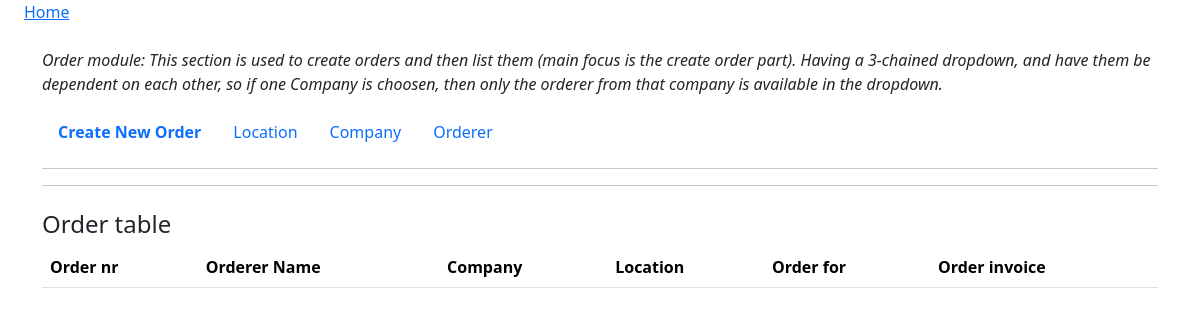
The page /order_summary_list/ on the database as committed earlier.
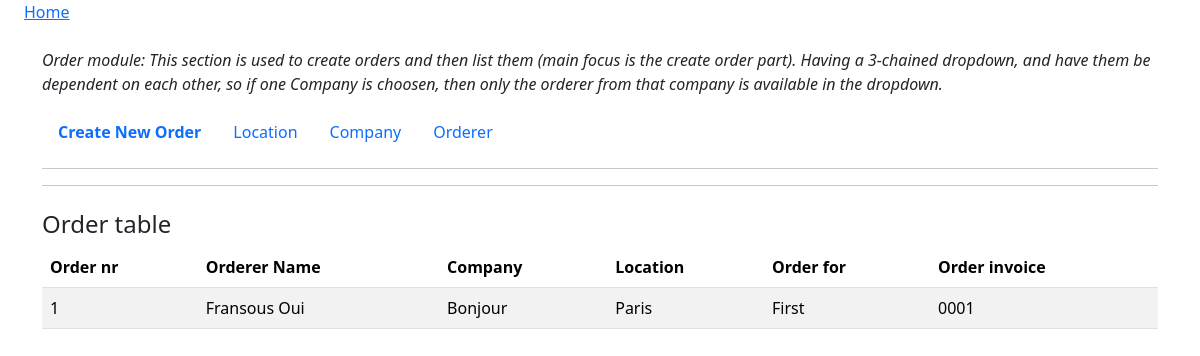
The same page on the database as committed later.
### htmx_tests/models.py (models this page shows, shortened)
class OrderSummary(models.Model):
    order_number = models.IntegerField()
    order_for = models.CharField(max_length=200)
    order_invoice = models.CharField(max_length=200)
    location = models.ForeignKey(Location, on_delete=models.CASCADE)
    company = models.ForeignKey(Company, on_delete=models.CASCADE)
    orderer = models.ForeignKey(Orderer, on_delete=models.CASCADE)
    class Meta:
        unique_together = ('location', 'order_number')

class Orderer(models.Model):
    orderer = models.CharField(max_length=50)
    company = models.ForeignKey(Company, on_delete=models.CASCADE)
    def __str__(self):
        return self.orderer

class Company(models.Model):
    name = models.CharField(max_length=50)
    location = models.ForeignKey(Location, on_delete=models.CASCADE)
    def __str__(self):
        return self.name

class Location(models.Model):
    place = models.CharField(max_length=100, unique=True)
    def __str__(self):
        return self.place

### htmx_tests/views.py (the view)
# urls.py: path("order_summary_list/", views.order_summary_list, name="order_summary_list"),
def order_summary_list(request):
    order_summary = OrderSummary.objects.all()
    return render(request, 'htmx_tests/order_summary.html',{
        'order_summary':order_summary,
    })

### htmx_tests/templates/htmx_tests/order_summary.html
{% extends 'base.html' %}
{% block content %}
<div class="container mt-4">
    <p class="fst-italic">
        Order module: This section is used to create orders and then list them (main focus is the create order part).
        Having a 3-chained dropdown, and have them be dependent on each other,
        so if one Company is choosen, then only the orderer from that company is
        available in the dropdown.
    </p>
    <ul class="nav nab-tabs">
        <li class="nav-item fw-bold">
            <a class="nav-link" href="{% url 'htmx_tests:new_order' %}">Create New Order</a>
        </li>
        <li class="nav-item">
            <a class="nav-link" href="{% url 'htmx_tests:location_list' %}">Location</a>
        </li>
        <li class="nav-item">
            <a class="nav-link" href="{% url 'htmx_tests:company_list' %}">Company</a>
        </li>
        <li class="nav-item">
            <a class="nav-link" href="{% url 'htmx_tests:orderer_list' %}">Orderer</a>
        </li>
    </ul>
    <hr>
    <hr>
    <div class="mt-4">
        <h4>Order table</h4>
        <table class="table table-hover table-striped">
            <thead>
                <tr>
                    <th>Order nr</th>
                    <th>Orderer Name</th>
                    <th>Company</th>
                    <th>Location</th>
                    <th>Order for</th>
                    <th>Order invoice</th>
                </tr>
            </thead>
            <tbody>
                {% for order in order_summary %}
                    <tr>
                        <td>{{order.order_number}}</td>
                        <td>{{order.orderer}}</td>
                        <td>{{order.company}}</td>
                        <td>{{order.location}}</td>
                        <td>{{order.order_for}}</td>
                        <td>{{order.order_invoice}}</td>
                    </tr>
                {% endfor %}
            </tbody>
        </table>
    </div>
</div>
{% endblock content %}

Rows that differ between the two databases and show on the page:
added OrderSummary: order_number "1", orderer "Fransous Oui", company "Bonjour", location "Paris", order_for "First", order_invoice "0001"
